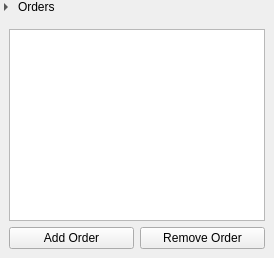
             <widget class="QWidget" name="order_panel_frame" native="true">
              <layout class="QVBoxLayout" name="verticalLayout_6">
               <property name="leftMargin">
                <number>0</number>
               </property>
               <property name="topMargin">
                <number>0</number>
               </property>
               <property name="rightMargin">
                <number>0</number>
               </property>
               <property name="bottomMargin">
                <number>0</number>
               </property>
               <item>
                <layout class="QHBoxLayout" name="horizontalLayout_6">
                 <item>
                  <widget class="QToolButton" name="collapse_order_button">
                   <property name="minimumSize">
                    <size>
                     <width>12</width>
                     <height>12</height>
                    </size>
                   </property>
                   <property name="maximumSize">
                    <size>
                     <width>12</width>
                     <height>12</height>
                    </size>
                   </property>
                   <property name="toolTip">
                    <string>Show order panel</string>
                   </property>
                   <property name="styleSheet">
                    <string notr="true">border: none;</string>
                   </property>
                   <property name="text">
                    <string/>
                   </property>
                   <property name="arrowType">
                    <enum>Qt::RightArrow</enum>
                   </property>
                  </widget>
                 </item>
                 <item>
                  <widget class="QLabel" name="label_15">
                   <property name="text">
                    <string>Orders</string>
                   </property>
                   <property name="alignment">
                    <set>Qt::AlignLeading|Qt::AlignLeft|Qt::AlignVCenter</set>
                   </property>
                  </widget>
                 </item>
                </layout>
               </item>
               <item>
                <widget class="QWidget" name="order_panel" native="true">
                 <layout class="QGridLayout" name="order_grid">
                  <item row="2" column="1">
                   <widget class="QPushButton" name="remove_order_button">
                    <property name="text">
                     <string>Remove Order</string>
                    </property>
                   </widget>
                  </item>
                  <item row="1" column="0" colspan="2">
                   <widget class="QListWidget" name="order_list_widget">
                    <property name="sizePolicy">
                     <sizepolicy hsizetype="Expanding" vsizetype="Expanding">
                      <horstretch>0</horstretch>
                      <verstretch>0</verstretch>
                     </sizepolicy>
                    </property>
                    <property name="maximumSize">
                     <size>
                      <width>16777215</width>
                      <height>16777215</height>
                     </size>
                    </property>
                    <property name="font">
                     <font>
                      <pointsize>12</pointsize>
                     </font>
                    </property>
                   </widget>
                  </item>
                  <item row="2" column="0">
                   <widget class="QPushButton" name="add_order_button">
                    <property name="text">
                     <string>Add Order</string>
                    </property>
                   </widget>
                  </item>
                 </layout>
                </widget>
               </item>
              </layout>
             </widget>
